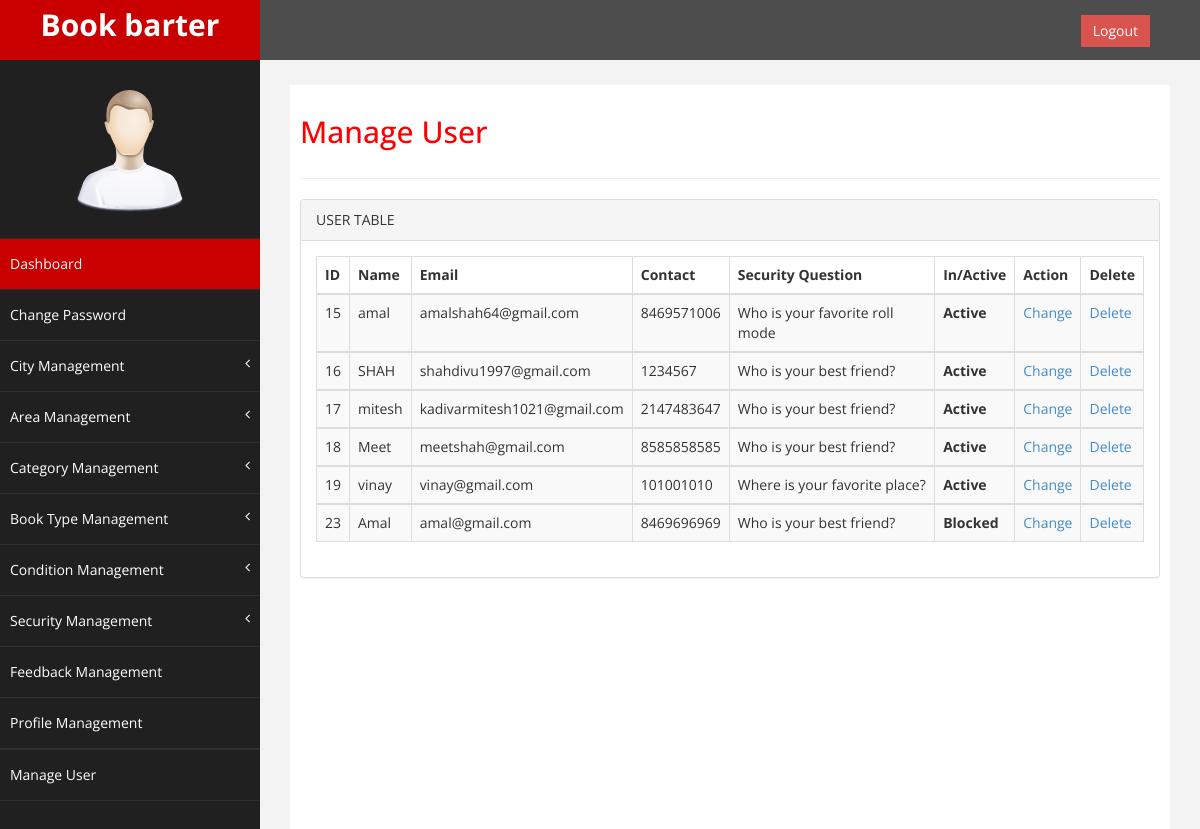
/admin/manageuser.php, run on the app's committed database.
### tables this page shows
CREATE TABLE `user_register` (
  `uid` int(11) NOT NULL,
  `fname` varchar(20) NOT NULL,
  `lname` varchar(20) NOT NULL,
  `email` varchar(30) NOT NULL,
  `pass` varchar(30) NOT NULL,
  `gender` tinyint(1) NOT NULL,
  `address` varchar(50) NOT NULL,
  `contact` bigint(20) NOT NULL,
  `city` varchar(15) NOT NULL,
  `area` varchar(20) NOT NULL,
  `sq` varchar(30) NOT NULL,
  `sa` varchar(40) NOT NULL,
  `is_active` int(2) NOT NULL
);

### admin/manageuser.php (the view, shortened to what this page needs)
<?php
require "common/header.php";
require 'dbconnect.php';
$qry = "SELECT uid, fname,email,contact,sq,is_active FROM user_register WHERE is_active!=2";
$rs = mysqli_query($conn,$qry);
?>    <div id="wrapper">
        <nav class="navbar navbar-default navbar-cls-top " role="navigation" style="margin-bottom: 0">
            <div class="navbar-header">
                <a class="navbar-brand" href="dashboard.php">Book barter</a>
            </div>
  <div style="color: white;
padding: 15px 50px 5px 50px;
float: right;
font-size: 16px;">  <a href="logout.php" class="btn btn-danger square-btn-adjust">Logout</a> </div>
      </nav>
<?php
  require "common/navigation.php";
?>
          <div id="page-wrapper" >
            <div id="page-inner">
                <div class="row">
                    <div class="col-md-12">
                     <h2>Manage User</h2>
                    </div>
                </div>
                  <hr />
                  <div class="row">
                <div class="col-md-12">
                    <div class="panel panel-default">
                        <div class="panel-heading">
                             USER TABLE
                        </div>
                        <div class="panel-body">
                            <div class="table-responsive">
                                <table class="table table-striped table-bordered table-hover" id="">
                                    <thead>
                                        <tr>
                                            <th>ID</th>
                                            <th>Name</th>
                                            <th>Email</th>
                                            <th>Contact</th>
                                            <th>Security Question</th>
                                            <th>In/Active</th>
                                            <th>Action</th>
                                            <th>Delete</th>
                                        </tr>
                                                                </thead>
                            <?php
                            if(mysqli_num_rows($rs) > 0)
                                {
                                    while($row = mysqli_fetch_assoc($rs))
                                    {
                            ?>
                                <tbody>
                                    <tr class="odd gradeX">
                                    <td><?php echo $row['uid']; ?></td>
                                    <td><?php echo $row['fname'];?></td>
                                    <td><?php echo $row['email'];?></td>
                                    <td><?php echo $row['contact'];?></td>
                                    <td><?php echo $row['sq'];?></td>
                                    <th><?php if($row['is_active']==1){echo "Active";}else{echo "Blocked";} ?></th>
                                    <td><a href="actionuser.php?uid=<?php echo $row['uid']; ?>&status=<?php echo $row['is_active']; ?>">Change</a></td>
                                    <td><a href="deleteuser.php?uid=<?php echo $row['uid']; ?>">Delete</a></td>
                                </tr>
                            <?php   }
                                }
                                else
                                {
                                echo "0 Rows Returned!";
                                }
                            ?>
                                    </tbody>
                                </table>
                            </div>
                        </div>
                    </div>
                </div>
            </div>
        </div>
    </div>
    <?php require "common/footer.php";
     ?>

### admin/css/custom.css (style rules this page uses)
body { font-family: 'Open Sans', sans-serif; }
#wrapper { width: 100%; background:#202020; }
#page-wrapper { padding: 15px 15px; min-height: 600px; background:#F3F3F3; }
#page-inner { width:100%; margin:10px 20px 10px 0px; background-color:#fff!important; padding:10px; min-height:1200px; }
h2 { color: #f00; }
.square-btn-adjust { border: 0px solid transparent; -webkit-border-radius: 0px; -moz-border-radius: 0px; border-radius: 0px; }
.navbar-cls-top .navbar-brand { color: #fff; background: #C90000; width: 260px; text-align: center; height: 60px; font-size: 30px; font-weight: 700; }
.navbar-cls-top { background:#4D4D4D; border-bottom:none; }
.navbar-default { border:0px solid black; }
.navbar-header { background: #A70303; }
@media (min-width:768px) { #page-wrapper { margin: 0 0 0 260px; padding: 15px 30px; min-height: 1200px; } }
@media (min-width:768px) { .navbar { border-radius: 0px; } }

### data on the page
user_register: uid "15", fname "amal", email "amalshah64@gmail.com", contact "8469571006", sq "Who is your favorite roll mode", is_active "Active"
user_register: uid "16", fname "SHAH", email "shahdivu1997@gmail.com", contact "1234567", sq "Who is your best friend?", is_active "Active"
user_register: uid "17", fname "mitesh", email "kadivarmitesh1021@gmail.com", contact "2147483647", sq "Who is your best friend?", is_active "Active"
user_register: uid "18", fname "Meet", email "meetshah@gmail.com", contact "8585858585", sq "Who is your best friend?", is_active "Active"
user_register: uid "19", fname "vinay", email "vinay@gmail.com", contact "101001010", sq "Where is your favorite place?", is_active "Active"
user_register: uid "23", fname "Amal", email "amal@gmail.com", contact "8469696969", sq "Who is your best friend?", is_active "Blocked"
